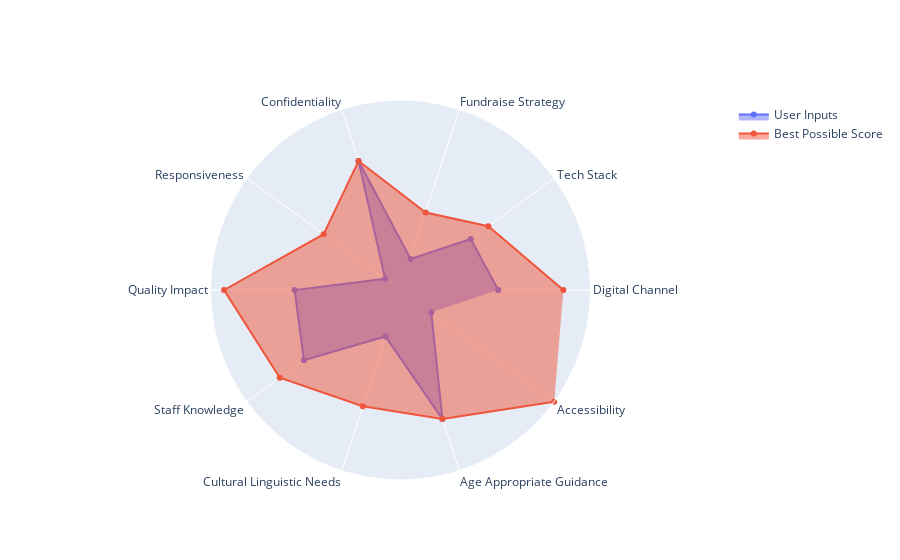

This figure's notebook cell:
### Code cell
import plotly.graph_objects as go

labels = [label.replace('_', ' ').title() for label in user_scores_weighted.keys()]
values_user = list(user_scores_weighted.values())
values_best = list(weights_dict.values())

layout = go.Layout(
    polar=dict(
        radialaxis=dict(
            visible=False,
            range=[0, 0.14]
        )
    )
)

fig = go.Figure()

fig.add_trace(go.Scatterpolar(
    r=values_user,
    theta=labels,
    fill='toself',
    name='User Inputs'
))

fig.add_trace(go.Scatterpolar(
    r=values_best,
    theta=labels,
    fill='toself',
    name='Best Possible Score'
))

fig.update_layout(layout)

### Figure 1 — Plotly figure (JSON) as saved in the notebook; plotly's stock layout.template omitted (floating-point values rounded to 4 significant figures)
{"data": [{"fill": "toself", "name": "User Inputs", "r": [0.072, 0.064, 0.024, 0.1, 0.014, 0.078, 0.088, 0.036, 0.1, 0.028], "theta": ["Digital Channel", "Tech Stack", "Fundraise Strategy", "Confidentiality", "Responsiveness", "Quality Impact", "Staff Knowledge", "Cultural Linguistic Needs", "Age Appropriate Guidance", "Accessibility"], "type": "scatterpolar"}, {"fill": "toself", "name": "Best Possible Score", "r": [0.12, 0.08, 0.06, 0.1, 0.07, 0.13, 0.11, 0.09, 0.1, 0.14], "theta": ["Digital Channel", "Tech Stack", "Fundraise Strategy", "Confidentiality", "Responsiveness", "Quality Impact", "Staff Knowledge", "Cultural Linguistic Needs", "Age Appropriate Guidance", "Accessibility"], "type": "scatterpolar"}], "layout": {"autosize": true, "polar": {"angularaxis": {"type": "category"}, "radialaxis": {"autorange": false, "range": [0, 0.14], "type": "linear", "visible": false}}}}
